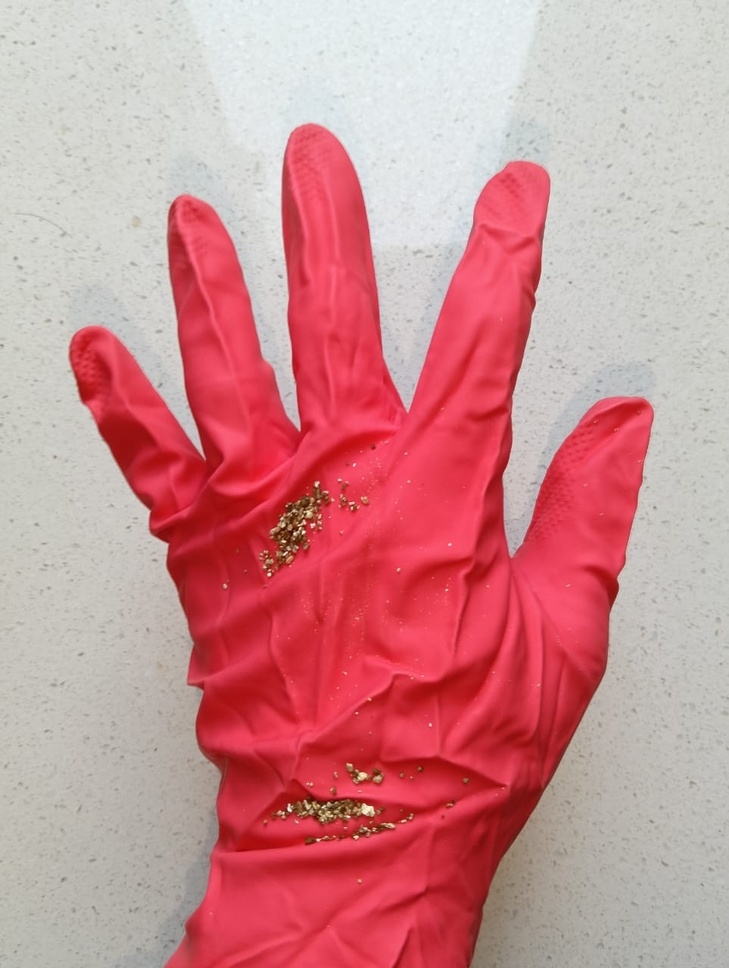
%> input picture LatexGloves/Latex Glove/Contamination.jpeg, 729 x 968 px, shrunk from 963 x 1280 before the run
$ octave testing.m   (GNU Octave 9; MATLAB toolbox functions it lacks are replaced by stand-ins)
%> lines starting %> are read from the running program, lines starting %| are printed output that depends on the picture; in (x1, y1, x2, y2) boxes, pixels count from 0 and x2, y2 are one past the last pixel; in counts of white or black regions, pixels touching at a corner belong together; the program's own positions count from 1
input_img = imread(".\Latex Glove\Contamination.jpeg");
%> input_img is the input picture: size 968x729x3 uint8; mean R, G, B 204.9, 142, 145.9

hsv_result = rgb2hsv(input_img);
%> hsv_result: size 968x729x3 double; mean H, S, V 0.516, 0.324, 0.807
H = hsv_result(:,:,1);
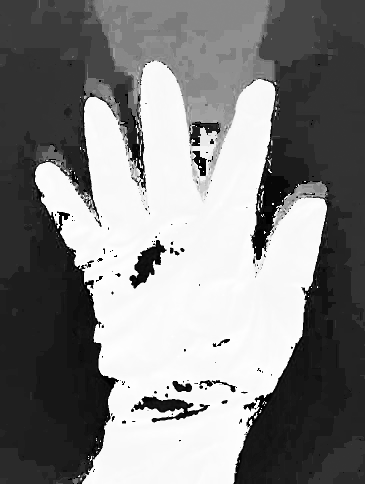
%> H: size 968x729 double (shown at 1/2 size); min 0, max 0.999, mean 0.516
S = hsv_result(:,:,2);
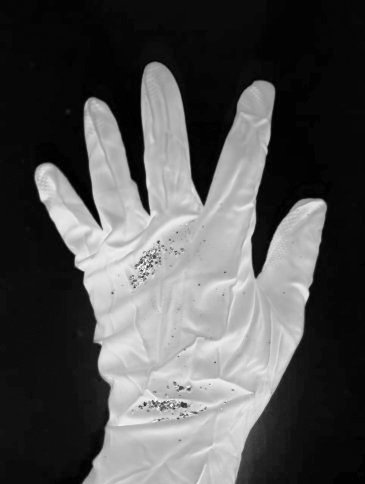
%> S: size 968x729 double (shown at 1/2 size); min 0, max 1, mean 0.324
V = hsv_result(:,:,3);
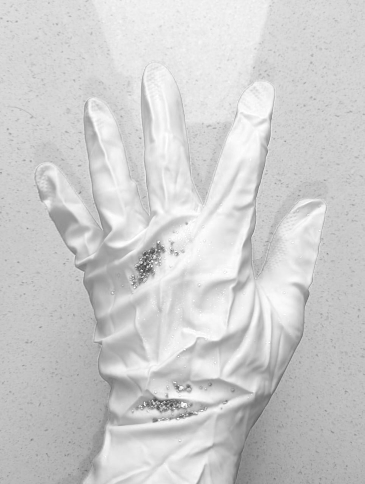
%> V: size 968x729 double (shown at 1/2 size); min 0.208, max 1, mean 0.807

hue = (H < 0.5 | H > 0.95);
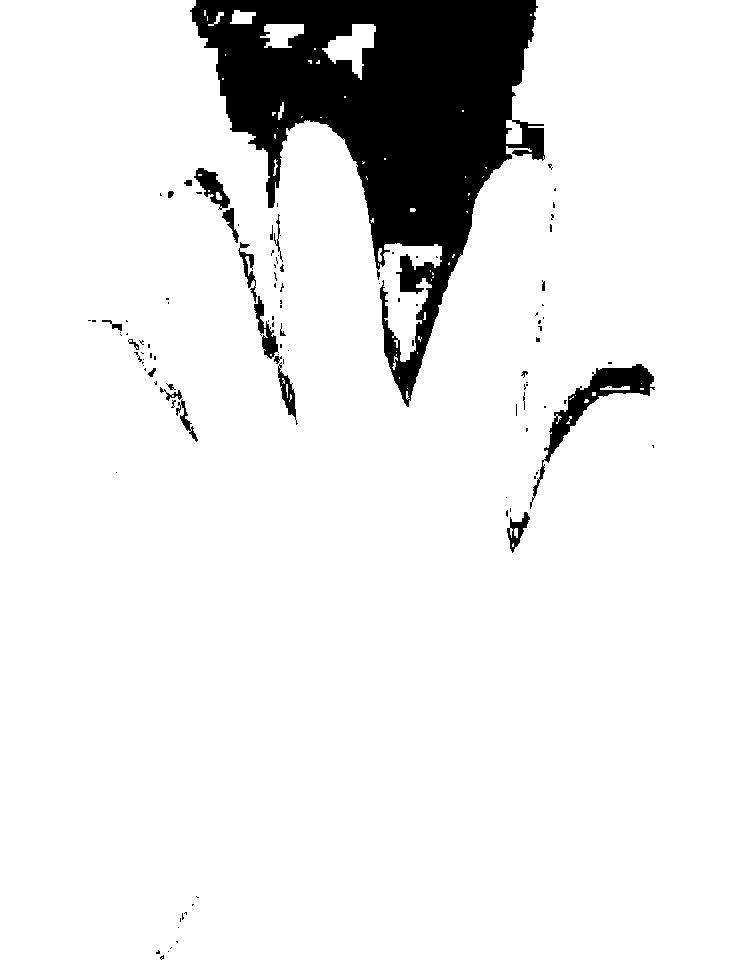
%> hue: size 968x729 logical; 90.8% white; 111 black regions (86 under 20 px), largest, box (x1, y1, x2, y2) and area: (190, 0, 545, 407) 58312, (530, 364, 655, 509) 2824, (194, 168, 230, 210) 647
sat = S > 0.45;
%> sat: size 968x729 logical; 39.6% white; 2 white regions (1 under 20 px), largest, box (x1, y1, x2, y2) and area: (69, 124, 653, 968) 279140
val = (V > 0.20) & (V < 0.95);
%> val: size 968x729 logical; 96% white; 633 black regions (561 under 20 px), largest, box (x1, y1, x2, y2) and area: (453, 231, 534, 334) 3510, (322, 427, 445, 563) 2945, (397, 454, 497, 566) 2396

final = hue & sat & val;
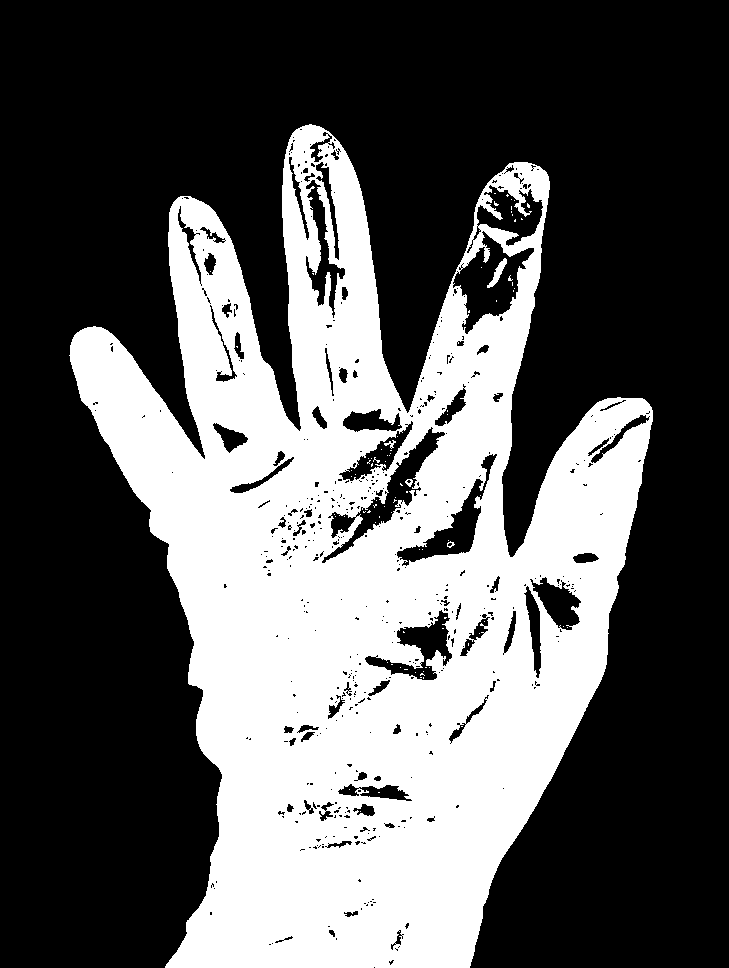
%> final: size 968x729 logical; 35.7% white; 85 white regions (80 under 20 px), largest, box (x1, y1, x2, y2) and area: (69, 124, 653, 968) 251372, (487, 258, 507, 288) 191, (384, 440, 396, 449) 42, (405, 479, 413, 487) 36, (447, 541, 455, 548) 26

figure;
subplot(2,3,1)
imshow(input_img);
title("Orginal");

subplot(2,3,2);
imshow(H, []);
title("Hue");

subplot(2,3,3)
imshow(S,[]);
title("Saturation");

subplot(2,3,4)
imshow(V,[]);
title("Value");

subplot(2,3,5);
imshow(final);
title("Threshold")

subplot(2,3,6)
imshow(labeloverlay(input_img, final, "Transparency",0.4));
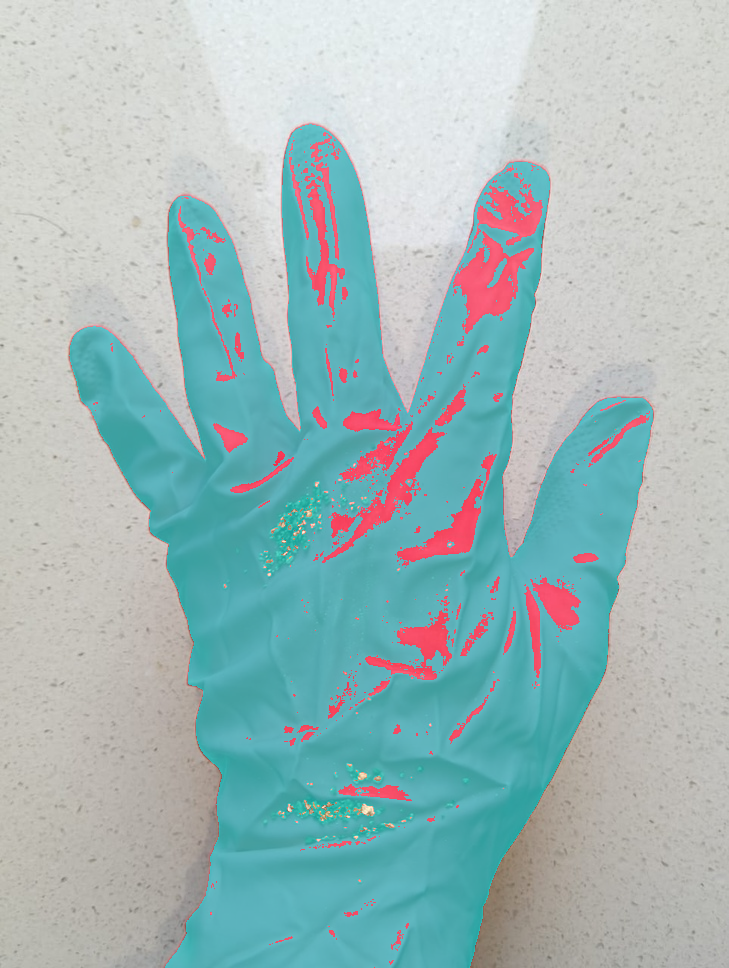
%> displayed picture: size 968x729x3, on the screen's scale of 0 to 255; mean R, G, B 160.6, 185.7, 186.3
title("Overlay Mask")

% this is good to mask the glove and see if it can separate objects and
% glove indefinitely. Now the next idea is to find a filter that detects it

$ run again, with LatexGloves/Latex Glove/AllDef.jpeg copied over LatexGloves/Latex Glove/Contamination.jpeg
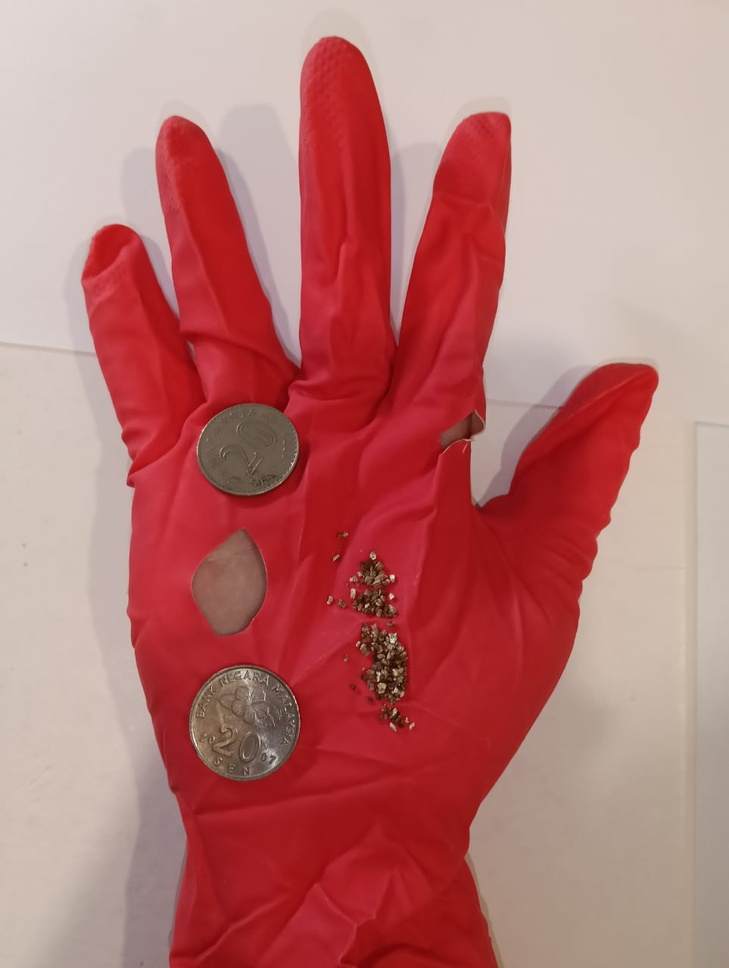
%> input picture LatexGloves/Latex Glove/AllDef.jpeg, 729 x 968 px, shrunk from 963 x 1280 before the run
%> input_img is the input picture: size 968x729x3 uint8; mean R, G, B 184.5, 117.7, 115.6
%> hsv_result: size 968x729x3 double; mean H, S, V 0.442, 0.419, 0.723
%> `hue = (H < 0.5 | H > 0.95);`:
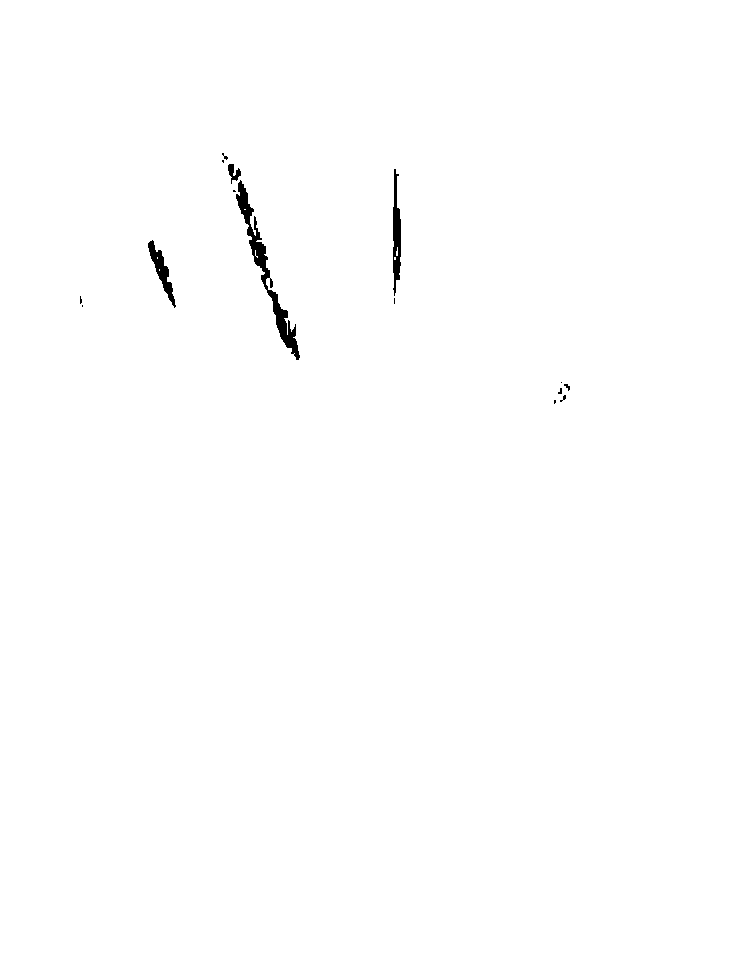
%> hue: size 968x729 logical; 99.6% white; 15 black regions (10 under 20 px), largest, box (x1, y1, x2, y2) and area: (236, 180, 300, 360) 1697, (393, 169, 401, 296) 658, (148, 240, 176, 308) 555, (228, 164, 241, 184) 128, (564, 384, 570, 391) 21
%> sat: size 968x729 logical; 41.6% white; 68 white regions (65 under 20 px), largest, box (x1, y1, x2, y2) and area: (82, 37, 659, 968) 293003, (220, 740, 236, 749) 36, (219, 726, 226, 735) 25
%> val: size 968x729 logical; 100% white; black in thin lines or dots, all inside (x1, y1, x2, y2) = (194, 429, 403, 746)
%> final: size 968x729 logical; 41.5% white; 68 white regions (65 under 20 px), largest, box (x1, y1, x2, y2) and area: (82, 37, 659, 968) 292848, (220, 740, 236, 749) 36, (219, 726, 226, 735) 25
%> `imshow(labeloverlay(input_img, final, "Transparency",0.4));`:
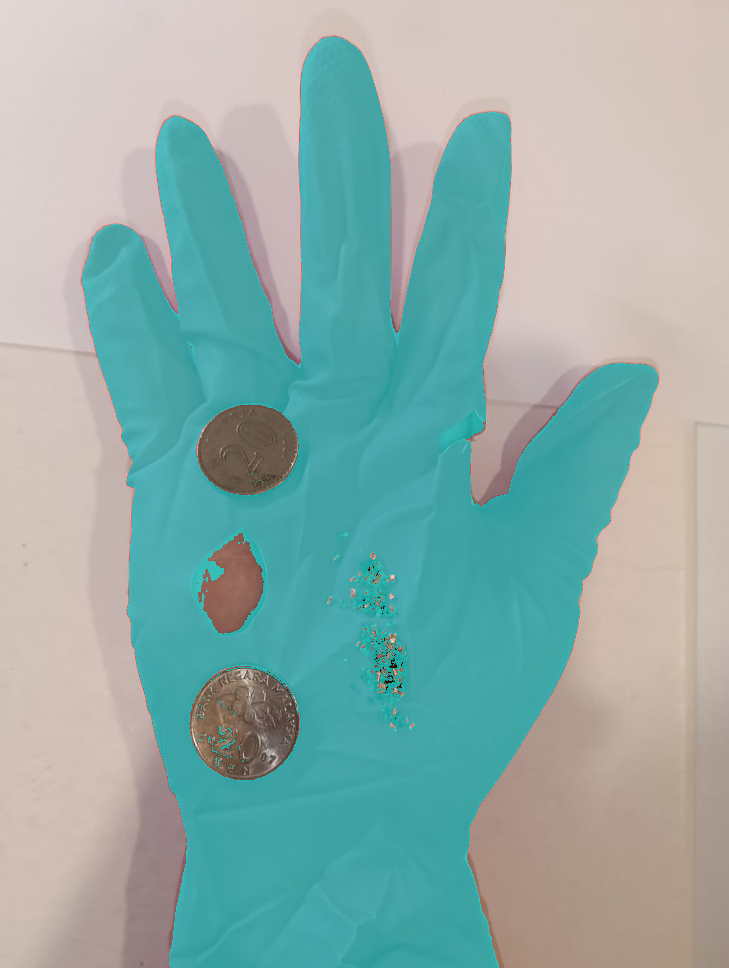
%> displayed picture: size 968x729x3, on the screen's scale of 0 to 255; mean R, G, B 142.8, 173.4, 169.8

$ run again, with LatexGloves/Latex Glove/AllDef2.jpeg copied over LatexGloves/Latex Glove/Contamination.jpeg
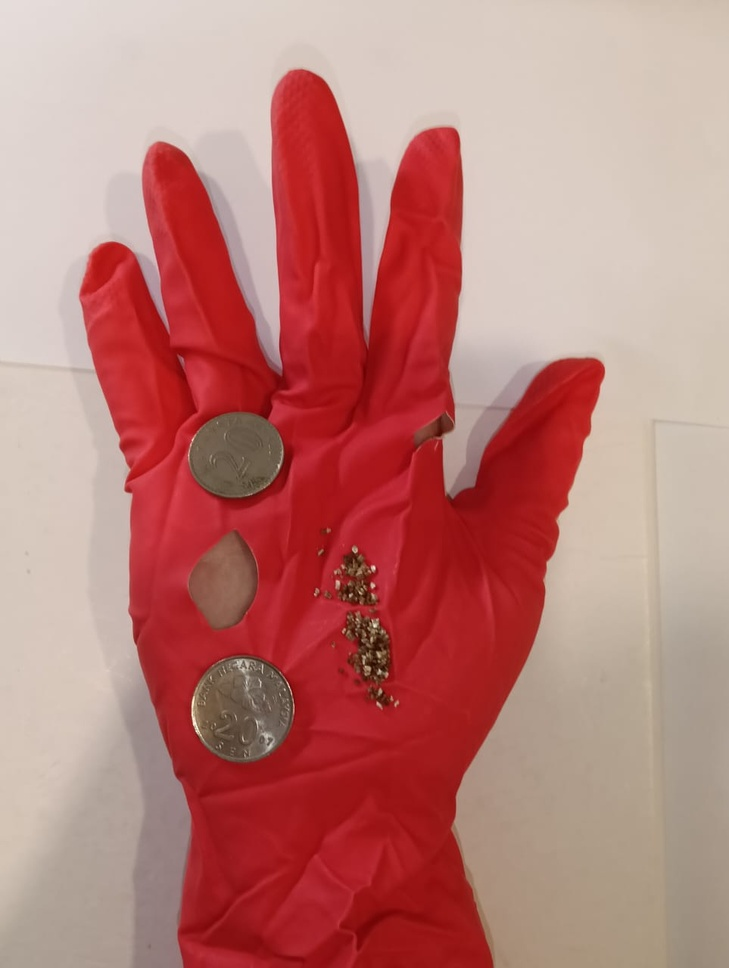
%> input picture LatexGloves/Latex Glove/AllDef2.jpeg, 729 x 968 px, shrunk from 963 x 1280 before the run
%> input_img is the input picture: size 968x729x3 uint8; mean R, G, B 186.4, 125, 119.6
%> hsv_result: size 968x729x3 double; mean H, S, V 0.353, 0.397, 0.731
%> `hue = (H < 0.5 | H > 0.95);`:
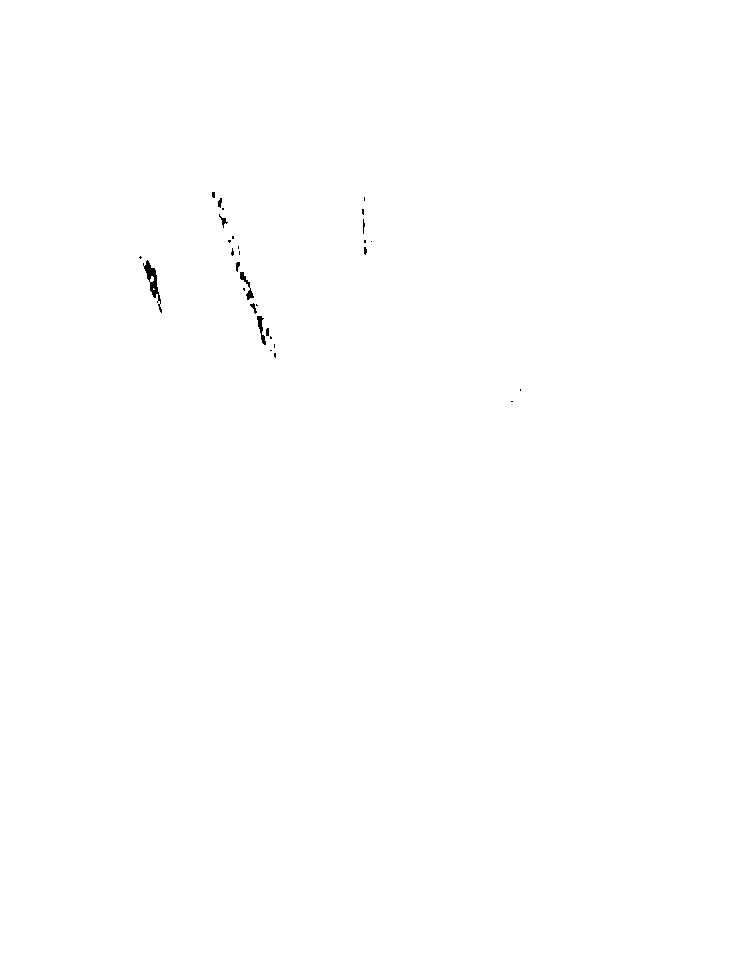
%> hue: size 968x729 logical; 99.9% white; 30 black regions (22 under 20 px), largest, box (x1, y1, x2, y2) and area: (143, 260, 162, 313) 288, (240, 272, 254, 300) 113, (257, 316, 266, 345) 106
%> sat: size 968x729 logical; 37.7% white; 47 white regions (45 under 20 px), largest, box (x1, y1, x2, y2) and area: (80, 69, 605, 968) 265693, (291, 700, 293, 715) 26
%> val: size 968x729 logical; 100% white; black in thin lines or dots, all inside (x1, y1, x2, y2) = (188, 439, 385, 732)
%> final: size 968x729 logical; 37.7% white; 47 white regions (45 under 20 px), largest, box (x1, y1, x2, y2) and area: (80, 69, 605, 968) 265629, (291, 700, 293, 715) 26
%> `imshow(labeloverlay(input_img, final, "Transparency",0.4));`:
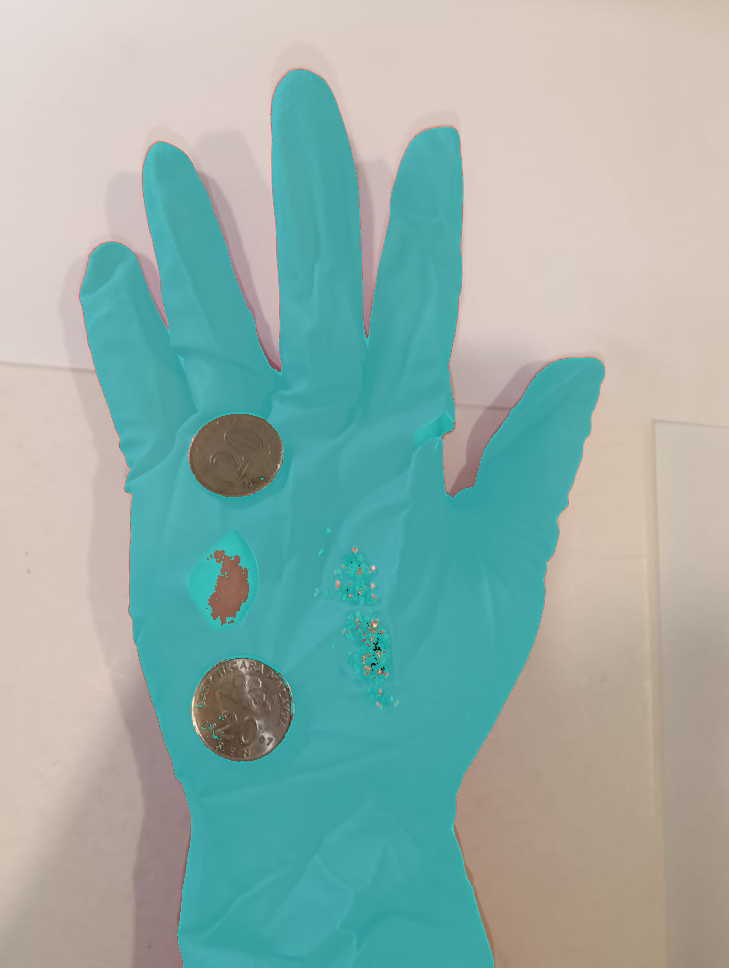
%> displayed picture: size 968x729x3, on the screen's scale of 0 to 255; mean R, G, B 148.6, 175.5, 169.4
